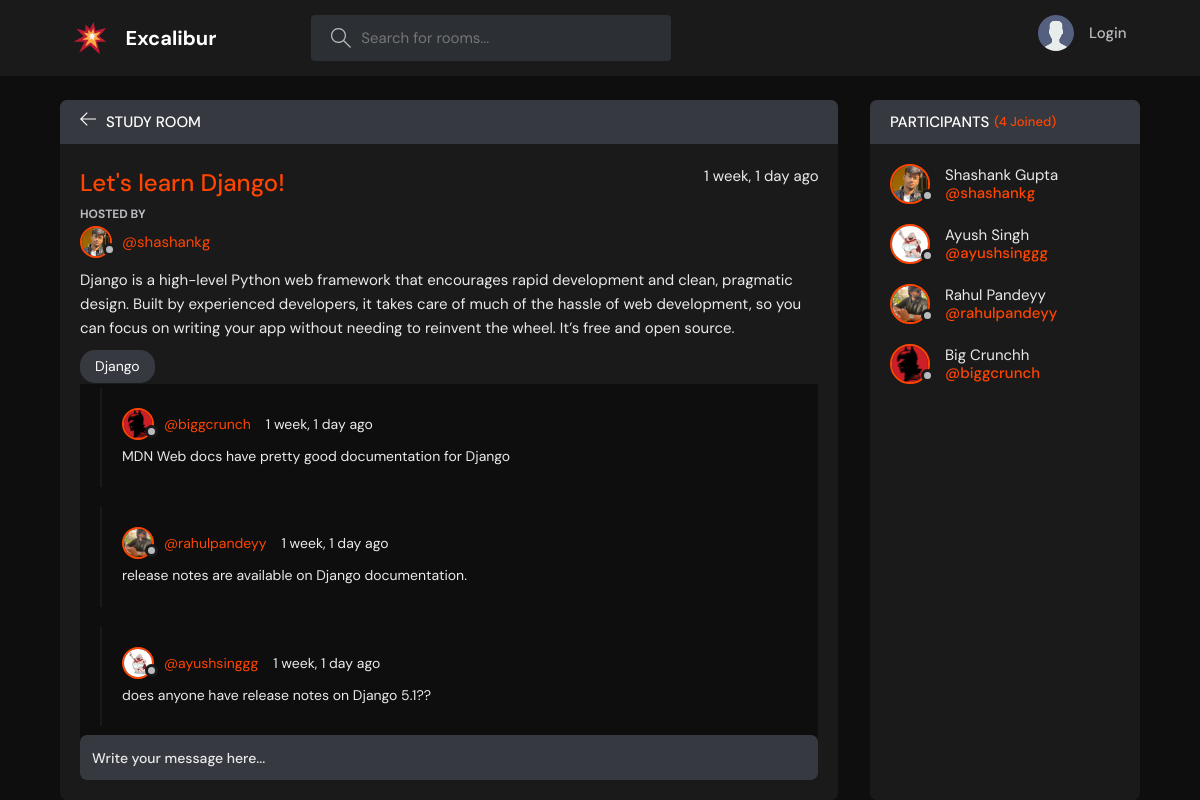
The page /room/1/ on the database its author committed.
### base/models.py (models this page shows, shortened)
class Room(models.Model):
    host = models.ForeignKey(User, on_delete =models.SET_NULL, null =True)
    topic = models.ForeignKey(Topic, on_delete =models.SET_NULL, null =True)
    name = models.CharField(max_length=200)
    description = models.TextField(null = True, blank = True)
    participants = models.ManyToManyField(User, related_name= 'participants', blank = True)
    updated = models.DateTimeField(auto_now=True)
    created  = models.DateTimeField(auto_now_add=True)
    class Meta:
        ordering = ['-updated','-created']

class User(AbstractUser):
    name = models.CharField(max_length =200, null=True)
    email = models.EmailField(unique = True, null= True)
    bio = models.TextField(null=True)
    avatar = models.ImageField(null= True, default= "avatar.svg")
    USERNAME_FIELD = 'email'
    REQUIRED_FIELDS = []

class Topic(models.Model):
    name = models.CharField(max_length=200)
    def __str__(self):
        return self.name

class Message(models.Model):
    user = models.ForeignKey(User, on_delete=models.CASCADE)
    room = models.ForeignKey(Room, on_delete =models.CASCADE)
    body = models.TextField()
    updated = models.DateTimeField(auto_now=True)
    created  = models.DateTimeField(auto_now_add=True)
    class Meta:
        ordering = ['-updated','-created']

### base/views.py (the view, shortened to what this page needs)
# urls.py: path('room/<str:pk>/', views.room, name = "room"),
def room(request,pk):
    room = Room.objects.get(id=pk)
    room_messages = room.message_set.all().order_by('-created')
    participants = room.participants.all()
    context = {'room' : room, 'room_messages': room_messages, 'participants': participants}
    return render(request, 'base/room.html', context)

### base/templates/base/room.html (shortened to what this page needs)
{% extends 'main.html' %} {% block content %}
<main class="profile-page layout layout--2">
  <div class="container">
    <div class="room">
      <div class="room__top">
        <div class="room__topLeft">
          <a href="{% url 'home' %}">
            <svg
              version="1.1"
              xmlns="http://www.w3.org/2000/svg"
              width="32"
              height="32"
              viewBox="0 0 32 32"
            >
              <title>arrow-left</title>
              <path
                d="M13.723 2.286l-13.723 13.714 13.719 13.714 1.616-1.611-10.96-10.96h27.625v-2.286h-27.625l10.965-10.965-1.616-1.607z"
              ></path>
            </svg>
          </a>
          <h3>Study Room</h3>
        </div>
      </div>
      <div class="room__box scroll">
        <div class="room__header scroll">
          <div class="room__info">
            <h3>{{room.name}}</h3>
            <span>{{room.created|timesince}} ago</span>
          </div>
          <div class="room__hosted">
            <p>Hosted By</p>
            <a
              href="{% url 'user-profile' room.host.id %}"
              class="room__author"
            >
              <div class="avatar avatar--small">
                <img src="{{room.host.avatar.url}}" />
              </div>
              <span>@{{room.host.username}}</span>
            </a>
          </div>
          <div class="room__details">
            <p>{{ room.description }}</p>
          </div>
          <span class="room__topics">{{room.topic}}</span>
        </div>
        <div class="room__conversation">
          <div class="threads scroll">
            {% for message in room_messages %}
            <div class="thread">
              <div class="thread__top">
                <div class="thread__author">
                  <a
                    href="{% url 'user-profile' message.user.id %}"
                    class="thread__authorInfo"
                  >
                    <div class="avatar avatar--small">
                      <img src="{{message.user.avatar.url}}" />
                    </div>
                    <span>@{{message.user.username}}</span>
                  </a>
                  <span class="thread__date"
                    >{{message.created|timesince}} ago</span
                  >
                </div>
              </div>
              <div class="thread__details">{{message.body}}</div>
            </div>
            {% endfor %}
          </div>
        </div>
      </div>
      <div class="room__message">
        <form action="" method="POST">
          <input name="body" placeholder="Write your message here..." />
        </form>
      </div>
    </div>
    <div class="participants">
      <h3 class="participants__top">
        Participants <span>({{participants.count}} Joined)</span>
      </h3>
      <div class="participants__list scroll">
        {% for user in participants %}
        <a href="{%  url 'user-profile' user.id %}" class="participant">
          <div class="avatar avatar--medium">
            <img src="{{user.avatar.url}}" />
          </div>
          <p>
            {{user.name}}
            <span>@{{user.username}}</span>
          </p>
        </a>
        {% endfor %}
      </div>
    </div>
  </div>
</main>
{% endblock content %}

### rows shown on the page
Room: name "Let's learn Django!", created "1 week, 1 day", host.avatar (picture), host.username "shashankg", description "Django is a high-level Python web framework that encourages rapid development and clean, pragmatic design. Built by experienced developers, it takes care of much of the hassle of web development, so you can focus on writing your app without needing to reinvent the wheel. It’s free and open source.", topic "Django"
Message: user.avatar (picture), user.username "biggcrunch", created "1 week, 1 day", body "MDN Web docs have pretty good documentation for Django"
Message: user.avatar (picture), user.username "rahulpandeyy", created "1 week, 1 day", body "release notes are available on Django documentation."
Message: user.avatar (picture), user.username "ayushsinggg", created "1 week, 1 day", body "does anyone have release notes on Django 5.1??"
User: avatar (picture), name "Shashank Gupta", username "shashankg"
User: avatar (picture), name "Ayush Singh", username "ayushsinggg"
User: avatar (picture), name "Rahul Pandeyy", username "rahulpandeyy"
User: avatar (picture), name "Big Crunchh", username "biggcrunch"

### other values the page prints
{{ participants.count }} "4"
